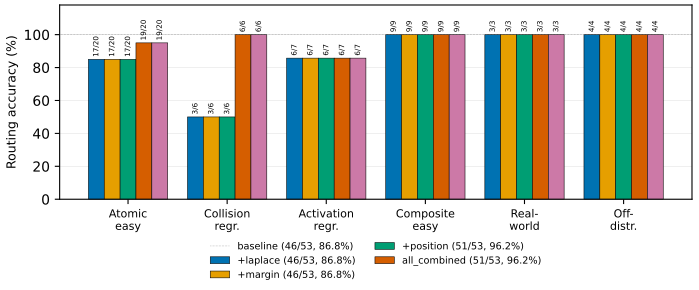

Recreate this plot in Python.
#!/usr/bin/env python3
"""Figure 2 — Router A/B accuracy, 5 variants x 6 categories.

Honesty rules: y starts at 0; n=53 in caption; colourblind-safe palette.
Each bar is labelled with raw correct/total to avoid percentage/count confusion.

Output: paper/figures/fig2_router_ab.pdf
"""
import json
from pathlib import Path

import matplotlib.pyplot as plt
import numpy as np

REPORT = Path(__file__).parent.parent.parent / "benchmark/reports/routing-ab-2026-05-28T10-26-15.json"
OUT = Path(__file__).parent / "fig2_router_ab.pdf"

VARIANTS = ["baseline", "+laplace", "+margin", "+position", "all_combined"]
CATS = [
    ("atomic_easy",              "Atomic\neasy"),
    ("v1_collision_regression",  "Collision\nregr."),
    ("v1_activation_regression", "Activation\nregr."),
    ("composite_easy",           "Composite\neasy"),
    ("real_world",               "Real-\nworld"),
    ("off_distribution",         "Off-\ndistr."),
]
# Distinct colourblind-safe palette (Okabe-Ito subset)
COLORS = ["#0072B2", "#E69F00", "#009E73", "#D55E00", "#CC79A7"]

with REPORT.open() as f:
    data = json.load(f)

n_v, n_c = len(VARIANTS), len(CATS)
bar_w = 0.8 / n_v
x = np.arange(n_c)

fig, ax = plt.subplots(figsize=(7.2, 3.4))

for i, v in enumerate(VARIANTS):
    by = data[v]["byCategory"]
    accs, labels = [], []
    for ckey, _ in CATS:
        s = by.get(ckey, {"correct": 0, "total": 1})
        tot = max(s["total"], 1)
        accs.append(100.0 * s["correct"] / tot)
        labels.append(f"{s['correct']}/{s['total']}")
    offs = x + (i - (n_v - 1) / 2) * bar_w
    bars = ax.bar(offs, accs, bar_w, label=v, color=COLORS[i],
                  edgecolor="black", linewidth=0.4)
    for b, lab in zip(bars, labels):
        ax.text(b.get_x() + b.get_width() / 2, b.get_height() + 1.5, lab,
                ha="center", va="bottom", fontsize=5.2, rotation=90)

# Legend with overall totals
legend_labels = [
    f"{v} ({data[v]['correct']}/{data[v]['total']}, {100*data[v]['correct']/data[v]['total']:.1f}%)"
    for v in VARIANTS
]
ax.set_xticks(x)
ax.set_xticklabels([c[1] for c in CATS], fontsize=8)
ax.set_ylabel("Routing accuracy (%)", fontsize=9)
ax.set_ylim(0, 118)
ax.set_yticks([0, 20, 40, 60, 80, 100])
ax.axhline(100, color="gray", linewidth=0.4, linestyle=":")
ax.grid(axis="y", linewidth=0.3, alpha=0.5)
ax.set_axisbelow(True)
ax.legend(legend_labels, fontsize=7, loc="lower center", ncol=2,
          bbox_to_anchor=(0.5, -0.46), frameon=False)

plt.tight_layout()
plt.savefig(OUT, bbox_inches="tight", pad_inches=0.05)
print(f"wrote {OUT}")
for v in VARIANTS:
    print(f"  {v}: {data[v]['correct']}/{data[v]['total']}")
